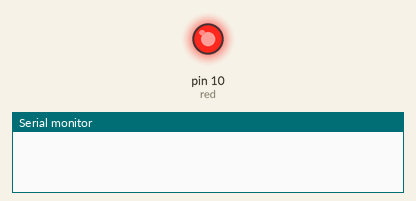
Recording of a sketch running on a simulated Arduino Uno, built with avr-gcc and run on an emulated ATmega328P. On the bench: output pins drawn as LEDs (lit = HIGH), the last lines printed to the serial monitor.

Above: at 0.1 s.
At 0.7 s:
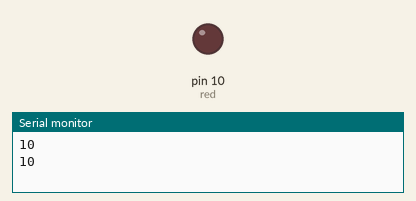
Timing chart, 0 to 3.0 s (numbered marks = the images above):
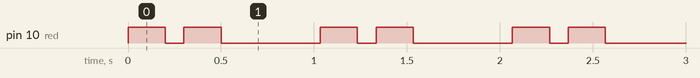

Measured:
- by itself, pin 10 (red): repeats every 1.0 s: LOW 0.10 s, HIGH 0.20 s, LOW 0.53 s, HIGH 0.20 s
- by itself, everything shown: repeats every 1.0 s, in 4 steps

The sketch:

heartBeat.ino
```cpp
#define red     10
#define yellow  9
#define green   8

void setup() {
  pinMode(red,OUTPUT);
  Serial.begin(9600);
}

void glow(int l1, int time) {
  digitalWrite(l1,HIGH);
  delay(time);
  digitalWrite(l1,LOW);
  Serial.println(l1);
}

void loop() {
  glow(red,200);
  delay(100);
  glow(red,200);
  delay(533);
}
```
